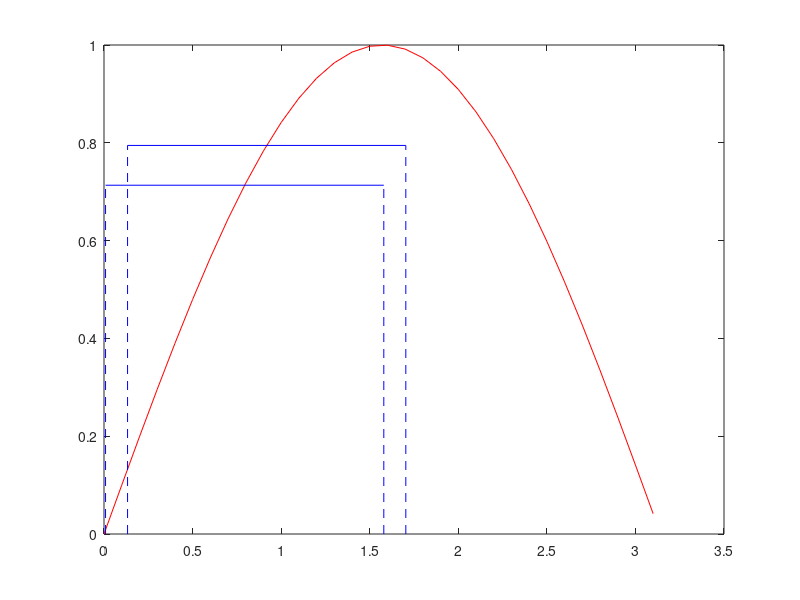
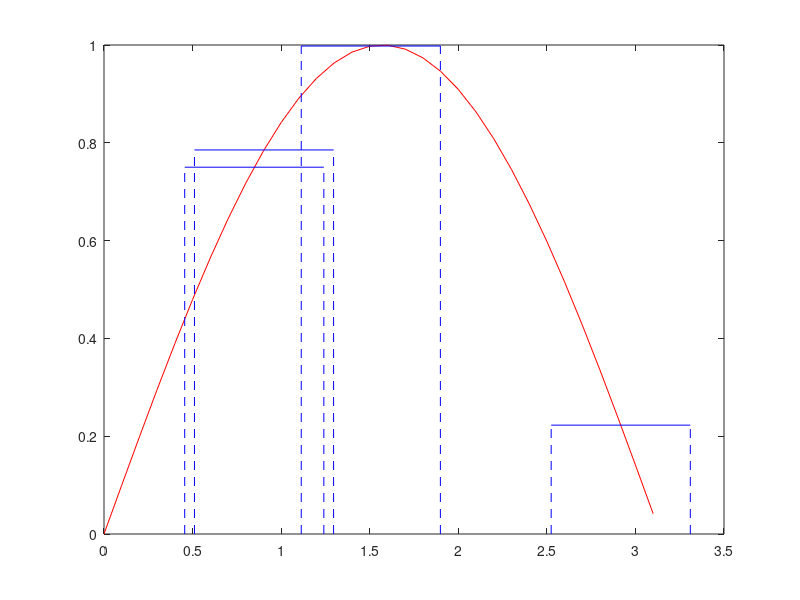
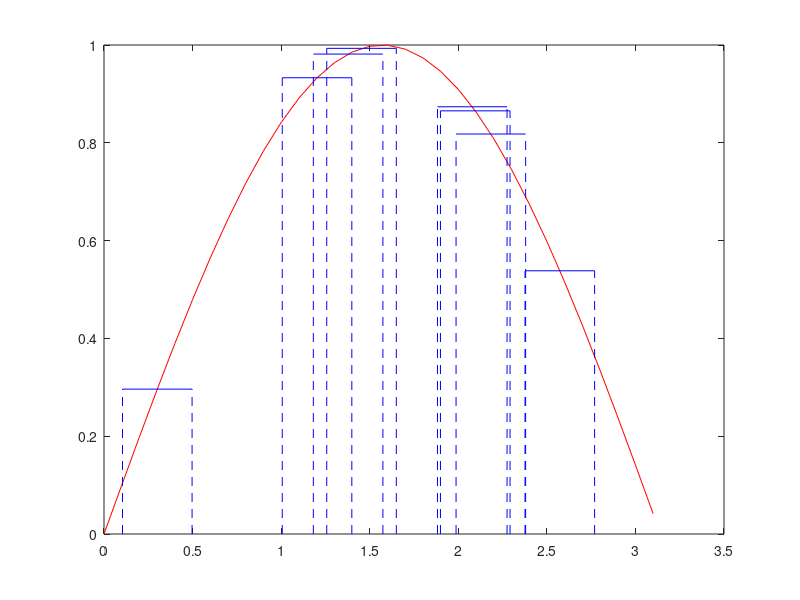
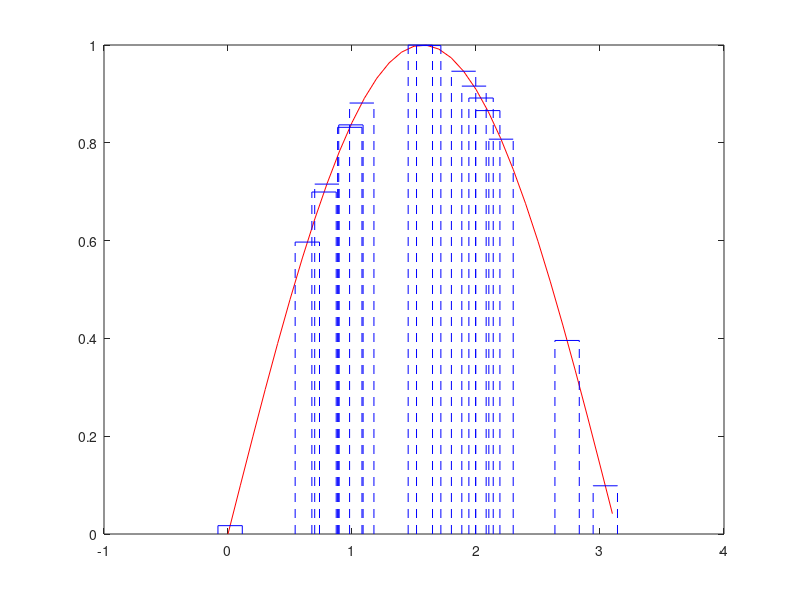

Here is the MATLAB script that generated these plots, in order:
clc;
clear;
format long;



a = 0;
b = pi;
print = ['Графики'];
disp(print);

print = ['Метод Монте-Карло (равномерное распределение)'];
disp(print);
for i = 1:5

figure('Name','Равномерное распределение');
func=@(x) sin(x);
func_integral = @(x) -cos(x);
x = a:0.1:b;
y = func(x);
plot(x,y,'-r');hold on;

    n = 2^i;
    u = (b - a) * rand(1, n) + a;
    f = func(u);
    M = sum(f)/n;
    value = (b-a)*M;
    real_value = func_integral(b) - func_integral(a);
        
    u_2 = u;
    for i = 1:n
        u_2(i) = u_2(i)^2;
    end
    M_2 = sum(u_2)/n;
    D = M_2 - M^2;
    inter = 1.96*sqrt(D)/sqrt(n);
    alfa = log(abs(value-real_value))/log(1/n);
    print = ['n = ', num2str(n), ' Настоящее значение: ',  num2str(real_value, '%.5f'), ' Доверительный интервал: [', num2str(value-inter), ', ', num2str(value+inter), ']',  ' Полученное значение: ', num2str(value, '%.5f'), ' alfa = ', num2str(alfa)];
    disp(print);
    h = ((b-a)/(n));
    for i = 1:n
        x_g = [u(i) - h/2, u(i) - h/2];
        y_g = [0, func(u(i))];
        plot(x_g, y_g, '--b'); hold on;
        x_g = [u(i) + h/2, u(i) + h/2];
        y_g = [0, func(u(i))];
        plot(x_g, y_g, '--b'); hold on;
        x_g = [u(i) - h/2, u(i) + h/2];
        y_g = [func(u(i)), func(u(i))];
        plot(x_g, y_g, '-b'); hold on;
    end
    waitforbuttonpress;
end
disp([' ']);

print = ['Метод Монте-Карло (показательное распределение)'];
disp(print);
figure('Name','Показательно распределение');
func=@(x) exp(-5*x)*sin(x);
func_integral = @(x) -((5*sin(x)+cos(x))/(26*exp(5*x)));
lambda = 5;
a = 0;
b = pi;
x = a:0.01:b;
y = x;
for i = 1:length(y)
    y(i) = func(x(i));
end

plot(x,y,'-r');hold on;

n = 20;
u = rand(1,n);
for i = 1:n
    u(i) = (-1/lambda)*log(1-u(i));
end
u = (b-a)*u+a;

f = zeros(1, n);
for i = 1:n
    f(i) = func(u(i));
end
M = sum(f)/n;
value = 1/lambda*(b-a)*M;
real_value = func_integral(b) - func_integral(a);
    
u_2 = u;
for i = 1:n
    u_2(i) = u_2(i)^2;
end
M_2 = sum(u_2)/n;
D = M_2 - M^2;
inter = 1.96*sqrt(D)/sqrt(n);
alfa = log(abs(value-real_value))/log(1/n);
print = ['n = ', num2str(n), ' Настоящее значение: ',  num2str(real_value, '%.5f'), ' Доверительный интервал: [', num2str(value-inter), ', ', num2str(value+inter), ']',  ' Полученное значение: ', num2str(value, '%.5f'), ' alfa = ', num2str(alfa)];
disp(print);

h = (b-a)/(n);
for i = 1:n
    x_g = [u(i) - h/2, u(i) - h/2];
    y_g = [0, func(u(i))];
    plot(x_g, y_g, '--b'); hold on;
    x_g = [u(i) + h/2, u(i) + h/2];
    y_g = [0, func(u(i))];
    plot(x_g, y_g, '--b'); hold on;
    x_g = [u(i) - h/2, u(i) + h/2];
    y_g = [func(u(i)), func(u(i))];
    plot(x_g, y_g, '-b'); hold on;
end

disp([' ']);

print = ['Метод Монте-Карло (равномерное распределение)'];
disp(print);

func=@(x) sin(x);
func_integral = @(x) -cos(x);

for i = 1:5
    n = 10^i;
    u = (b - a) * rand(1, n) + a;
    f = func(u);
    M = sum(f)/n;
    value = (b-a)*M;
    real_value = func_integral(b) - func_integral(a);
        
    u_2 = u;
    for i = 1:n
        u_2(i) = u_2(i)^2;
    end
    M_2 = sum(u_2)/n;
    D = M_2 - M^2;
    inter = 1.96*sqrt(D)/sqrt(n);
    alfa = log(abs(value-real_value))/log(1/n);
    print = ['n = ', num2str(n), ' Настоящее значение: ',  num2str(real_value, '%.5f'), ' Доверительный интервал: [', num2str(value-inter), ', ', num2str(value+inter), ']',  ' Полученное значение: ', num2str(value, '%.5f'), ' alfa = ', num2str(alfa)];
    disp(print);
end
disp([' ']);

print = ['Метод Монте-Карло (показательное распределение)'];
disp(print);

func=@(x) exp(-5*x)*sin(x);
func_integral = @(x) -((5*sin(x)+cos(x))/(26*exp(5*x)));

for i = 1:5
    n = 10^i;
    lambda = 5;
    u = rand(1,n);
    for j = 1:n
        u(j) = (-1/lambda)*log(1-u(j));
    end
    u = (b-a)*u+a;
    f = zeros(1, n);
    for j = 1:n
        f(j) = func(u(j));
    end
    M = sum(f)/n;
    value = 1/5*(b-a)*M;
    real_value = func_integral(b) - func_integral(a);
        
    u_2 = u;
    for i = 1:n
        u_2(i) = u_2(i)^2;
    end
    M_2 = sum(u_2)/n;
    D = M_2 - M^2;
    inter = 1.96*sqrt(D)/sqrt(n);
    alfa = log(abs(value-real_value))/log(1/n);
    print = ['n = ', num2str(n), ' Настоящее значение: ',  num2str(real_value, '%.5f'), ' Доверительный интервал: [', num2str(value-inter), ', ', num2str(value+inter), ']',  ' Полученное значение: ', num2str(value, '%.5f'), ' alfa = ', num2str(alfa)];
    disp(print);
end

